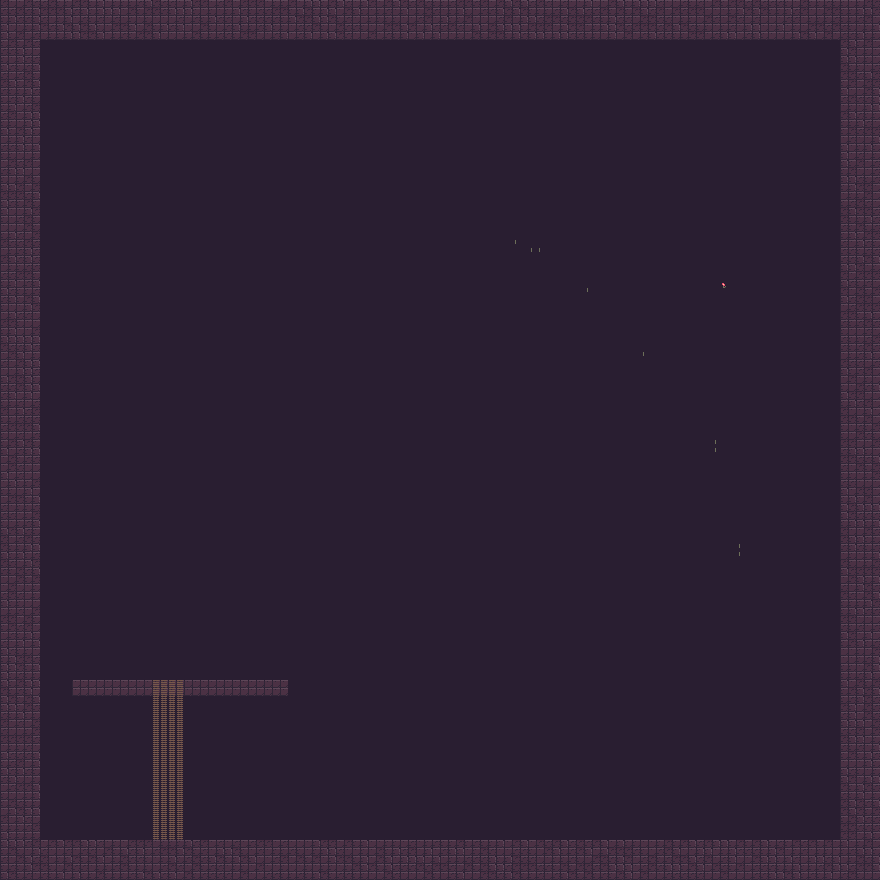

Rendered tile map (Tiled .tmx) drawn with the repository's tilesets; below, a short description and the map source with its tile grids summarised:
An orthogonal 110x110 tile map with 8x8 px tiles, 3 tile layers (bg, blocks, ladder) and 8 objects (LADDER, Player, vos).

<map version="1.4" tiledversion="1.4.2" orientation="orthogonal" renderorder="right-down" width="110" height="110" tilewidth="8" tileheight="8" infinite="0" nextlayerid="7" nextobjectid="10">
 <tileset firstgid="1" name="platformer" tilewidth="8" tileheight="8" tilecount="64" columns="8">
  <image source="platformer.png" width="64" height="64" />
 </tileset>
 <layer id="1" name="bg" width="110" height="110">
  <data>[12100 cells, 12100 non-empty, 1 distinct tile ids]</data>
 </layer>
 <layer id="2" name="blocks" width="110" height="110">
  <data>[12100 cells, 2164 non-empty, 7 distinct tile ids]</data>
 </layer>
 <layer id="5" name="ladder" width="110" height="110">
  <data>[12100 cells, 80 non-empty, 1 distinct tile ids]</data>
 </layer>
 <objectgroup id="6" name="activeGameObject">
  <object id="8" type="LADDER" x="152.333" y="679.667" width="32" height="159.667" />
 </objectgroup>
 <objectgroup id="3" name="collisions">
  <object id="1" x="0" y="0" width="40" height="880" />
  <object id="2" x="40" y="0" width="840" height="40" />
  <object id="3" x="842" y="40" width="38" height="800" />
  <object id="4" x="40" y="840" width="840" height="40" />
  <object id="9" x="72.3333" y="680.667" width="216" height="16" />
 </objectgroup>
 <objectgroup id="4" name="positions">
  <object id="5" name="Player" x="70.3918" y="789.613">
   <polygon points="0,0 22.6667,21 33.3333,-9" />
  </object>
  <object id="6" name="vos" x="736.564" y="799.815">
   <polygon points="0,0 25,27.6667 34.3333,-3.66667" />
  </object>
 </objectgroup>
</map>
